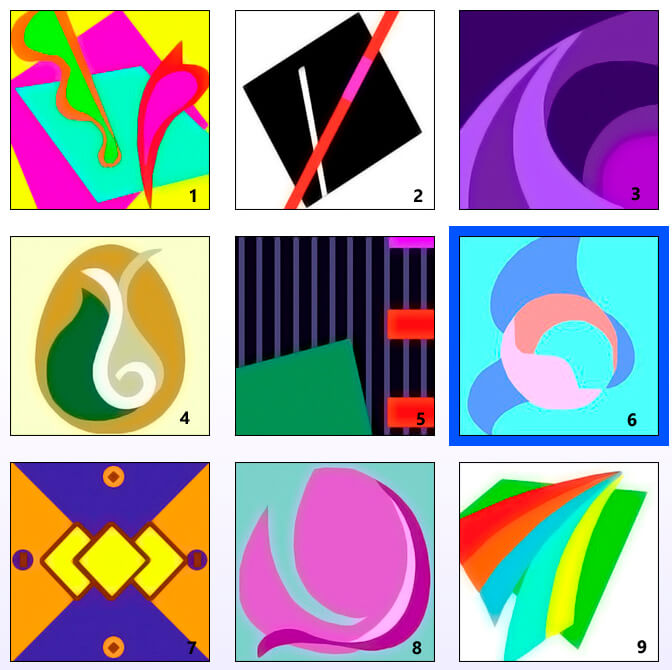
#> input picture kurs-3-2/practicals/PR1/test_image.png, 672 x 670 px
$ python main.py
#> lines starting #> are read from the running program, lines starting #| are printed output that depends on the picture
import cv2
import matplotlib.pyplot as plt
import os

BASE_DIR = os.path.dirname(os.path.abspath(__file__))
IMAGE_PATH = os.path.join(BASE_DIR, 'test_image.png')

image = cv2.imread(IMAGE_PATH, cv2.IMREAD_UNCHANGED)
#> image is the input picture: shape (670, 672, 3); mean B, G, R 163.1, 154.8, 157.8

print('=' * 55)
print('1. Масив зображення (перші 2 рядки пікселів):')
print(image[:2])
#> (printed output is left out)
print(f'\n   img.shape = {image.shape}')
#|    img.shape = (670, 672, 3)


print('\n' + '=' * 55)
print('2. Розміри зображення:')
height, width, channels = image.shape
#> height = 670; width = 672; channels = 3
print(f'   Висота  : {height} пікселів')
#|    Висота  : 670 пікселів
print(f'   Ширина  : {width} пікселів')
#|    Ширина  : 672 пікселів
print(f'   Канали  : {channels}')
#|    Канали  : 3


print('\n' + '=' * 55)
print('3. Об\'єм зображення в байтах:')


size1 = height * width * channels * image.itemsize
#> size1 = 1350720
print(f'   Спосіб 1 (height × width × channels × itemsize): {size1} байт')
#|    Спосіб 1 (height × width × channels × itemsize): 1350720 байт


size2 = image.size * image.itemsize
#> size2 = 1350720
print(f'   Спосіб 2 (img.size × img.itemsize)             : {size2} байт')
#|    Спосіб 2 (img.size × img.itemsize)             : 1350720 байт
print(f'   (img.size = {image.size}, img.itemsize = {image.itemsize})')
#|    (img.size = 1350720, img.itemsize = 1)


img_rgb = cv2.cvtColor(image, cv2.COLOR_BGR2RGB)

plt.figure(figsize=(8, 5))
plt.imshow(img_rgb)
plt.title('Оригінальне зображення')
plt.axis('off')
plt.tight_layout()
plt.show()


gray_image = cv2.cvtColor(image, cv2.COLOR_BGR2GRAY)
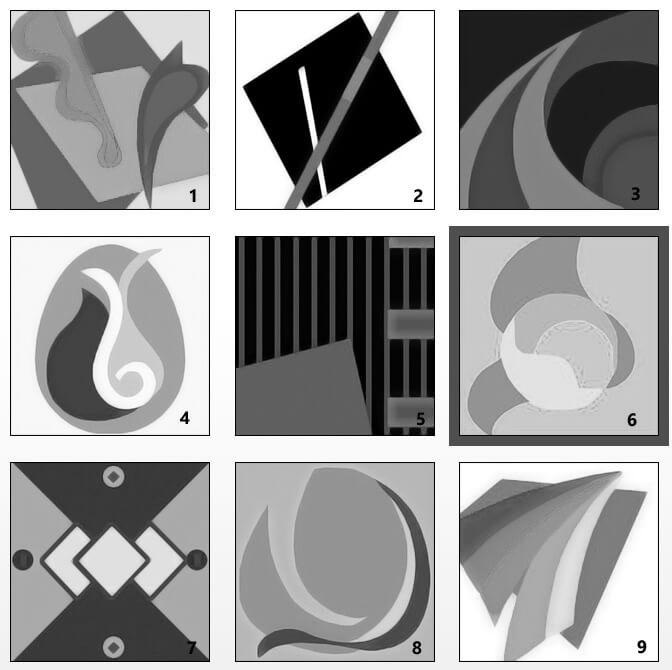
#> gray_image: shape (670, 672); min 0, max 255, mean 156.7

fig, axes = plt.subplots(1, 2, figsize=(14, 5))

axes[0].imshow(gray_image, cmap='gray')
axes[0].set_title('Звичайне сіре зображення')
axes[0].axis('off')

axes[1].imshow(gray_image, cmap='gray', vmin=80, vmax=180)
axes[1].set_title('Зображення з ручним масштабуванням діапазону значень')
axes[1].axis('off')

plt.tight_layout()
plt.show()
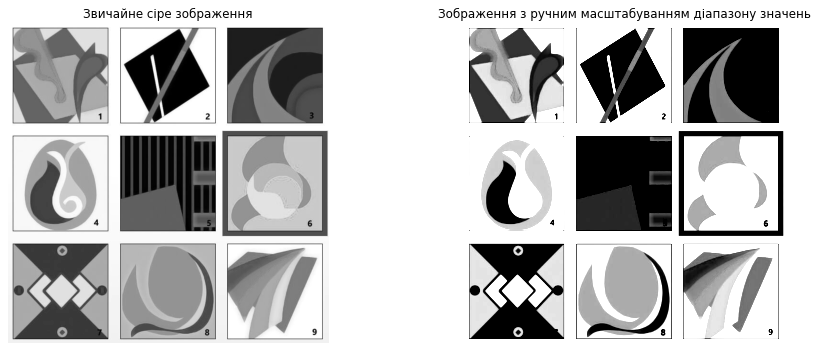
#> figure drawn by matplotlib, 2 panels


print('\n' + '=' * 55)
print('6. Збереження зображень у форматі JPEG:')

for q in [75, 30, 0]:
    out_path = os.path.join(BASE_DIR, f'image_quality_{q}.jpg')
    cv2.imwrite(out_path, image, [cv2.IMWRITE_JPEG_QUALITY, q])
    size_kb = os.path.getsize(out_path) / 1024
    print(f'   Якість {q:3d}% -> {os.path.basename(out_path)}  ({size_kb:.1f} KB)')


print('\n' + '=' * 55)
print('7. Відкриття збережених зображень стандартними засобами ОС...')

for q in [75, 30, 0]:
    filepath = os.path.join(BASE_DIR, f'image_quality_{q}.jpg')
    os.startfile(filepath)

print('\nГотово!')
